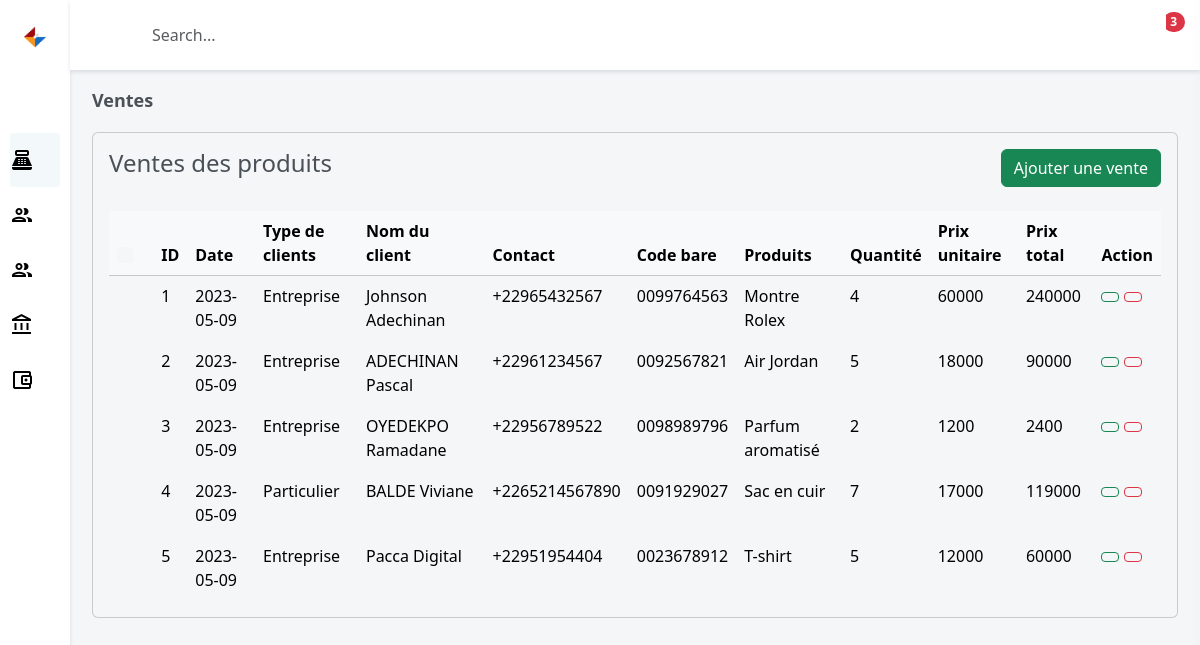
Page /application/vente.php (signed in) on the committed database.
### tables this page shows
CREATE TABLE `ventes` (
  `id` int(11) NOT NULL,
  `date` date NOT NULL,
  `type_client` varchar(255) NOT NULL,
  `nom_client` varchar(255) NOT NULL,
  `contacte` varchar(255) NOT NULL,
  `code_bare` varchar(255) NOT NULL,
  `nom_produit` varchar(255) NOT NULL,
  `quantite` int(11) NOT NULL,
  `prix_unitaire` varchar(255) NOT NULL,
  `prix_total` varchar(255) NOT NULL
);

### application/vente.php (the view, shortened to what this page needs)
<?php include "header2.php"; ?>
            <div class="main-content">
                <div class="page-content">
                    <div class="container-fluid">
                        <div class="row">
                            <div class="col-12">
                                <div class="page-title-box d-flex align-items-center justify-content-between">
                                    <h4 class="mb-0">Ventes</h4>
                                </div>
                            </div>
                        </div>
                        <div class="row">
                            <div class="col-lg-12">
                                <div class="card">
                                    <div class="card-body">
                                      <div class="d-flex justify-content-between flex-wrap">
                                          <h4 class="card-title mb-4">Ventes des produits</h4>
                                        <a href="ajoutvente.php" class="btn btn-success mb-4"><i class="fa fa-plus"></i> Ajouter une vente</a></div>
                                        <div class="table-responsive">
                                            <table class="table table-centered table-nowrap mb-0">
                                                <thead class="table-light">
                                                    <tr>
                                                        <th style="width: 20px;">
                                                            <div class="form-check font-size-16">
                                                                <input type="checkbox" class="form-check-input" id="customCheck1">
                                                                <label class="form-check-label" for="customCheck1">&nbsp;</label>
                                                            </div>
                                                        </th>
                                                        <th>ID</th>
                                                        <th>Date</th>
                                                        <th>Type de clients</th>
                                                        <th>Nom du client</th>
                                                        <th>Contact</th>
                                                        <th>Code bare</th>
                                                        <th>Produits</th>
                                                        <th>Quantité</th>
                                                        <th>Prix unitaire</th>
                                                        <th>Prix total</th>
                                                        <th>Action</th>
                                                    </tr>
                                                </thead>
                                                <tbody>
                                                    <?php
                                                        global $con;
                                                        $query = "Select * from `ventes`";
                                                        $result_query = mysqli_query($con, $query);
                                                        while($row = mysqli_fetch_assoc($result_query)) {
                                                            $id = $row['id'];
                                                            $date = $row['date'];
                                                            $type_client = $row['type_client'];
                                                            $nom_client = $row['nom_client'];
                                                            $contacte = $row['contacte'];
                                                            $code_bare = $row['code_bare'];
                                                            $nom_produit = $row['nom_produit'];
                                                            $quantite = $row['quantite'];
                                                            $prix_unitaire = $row['prix_unitaire'];
                                                            $prix_total = $row['prix_total'];
                                                    ?>
                                                    <tr data-id="<?= $id ?>">
                                                        <td>
                                                            <div class="form-check font-size-16">
                                                                <input type="checkbox" class="form-check-input" id="customCheck2">
                                                                <label class="form-check-label" for="customCheck2">&nbsp;</label>
                                                            </div>
                                                        </td>
                                                        <td class="vente_id"><?= $id ?></td>
                                                        <td class="date_vente">
                                                            <?= $date ?>
                                                        </td>
                                                        <td class="type_client_vente"><?= $type_client ?></td>
                                                        <td class="nom_client_vente"><?= $nom_client ?></td>
                                                        <td class="contacte_vente">
                                                            <?= $contacte ?>
                                                        </td>
                                                        <td class="code_bare_vente">
                                                            <?= $code_bare ?>
                                                        </td>
                                                        <td class="nom_produit_vente">
                                                            <?= $nom_produit ?>
                                                        </td>
                                                        <td class="quantite_vente">
                                                            <?= $quantite ?>
                                                        </td>
                                                          <td class="prix_unitaire_vente">
                                                            <?= $prix_unitaire ?>
                                                        </td>
                                                        <td class="prix_total_vente">
                                                            <?= $prix_total ?>
                                                        </td>
                                                        <td >
                                                            <a class="btn btn-outline-success btn-sm waves-light update-vente" title="Modifier"  data-bs-toggle="modal" data-bs-target=".bs-example-modal-center">
                                                            </a>
                                                            <a class="btn btn-outline-danger btn-sm edit delete-vente" title="Supprimer">
                                                            </a>
                                                        </td>
                                                    </tr>
                                                    <?php } ?>
                                                </tbody>
                                            </table>
                                        </div>
                                    </div>
                                </div>
                            </div>
                        </div>
                    </div>
                </div>
<?php include "footer.php"; ?>

### rows in the picture
ventes: id "1", date "2023-05-09", type_client "Entreprise", nom_client "Johnson Adechinan", contacte "+22965432567", code_bare "0099764563", nom_produit "Montre Rolex", quantite "4", prix_unitaire "60000", prix_total "240000"
ventes: id "2", date "2023-05-09", type_client "Entreprise", nom_client "ADECHINAN Pascal", contacte "+22961234567", code_bare "0092567821", nom_produit "Air Jordan", quantite "5", prix_unitaire "18000", prix_total "90000"
ventes: id "3", date "2023-05-09", type_client "Entreprise", nom_client "OYEDEKPO Ramadane", contacte "+22956789522", code_bare "0098989796", nom_produit "Parfum aromatisé", quantite "2", prix_unitaire "1200", prix_total "2400"
ventes: id "4", date "2023-05-09", type_client "Particulier", nom_client "BALDE Viviane", contacte "+2265214567890", code_bare "0091929027", nom_produit "Sac en cuir", quantite "7", prix_unitaire "17000", prix_total "119000"
ventes: id "5", date "2023-05-09", type_client "Entreprise", nom_client "Pacca Digital", contacte "+22951954404", code_bare "0023678912", nom_produit "T-shirt", quantite "5", prix_unitaire "12000", prix_total "60000"
